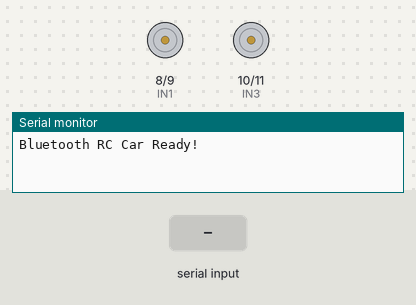
Recording of a sketch running on a simulated Arduino Uno, built with avr-gcc and run on an emulated ATmega328P. Shown: motor-driver pin pairs drawn as motors (green arrow = first pin HIGH = forward, orange = second pin HIGH = backward, longer = more drive, scaled by the enable pin), the last lines printed to the serial monitor. Inputs (shaded band) come from the test bench.

Above: at 1.2 s.
1.3 s: "F" received over the second serial link
At 2.1 s:
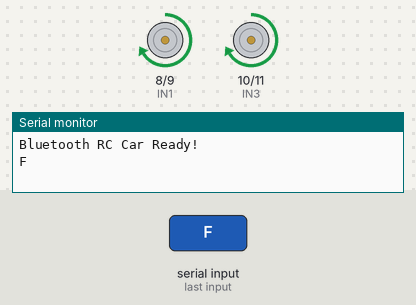
2.8 s: "B" received over the second serial link
At 3.2 s:
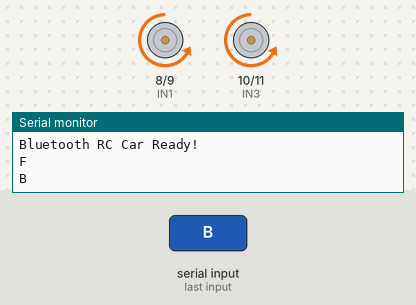
4.3 s: "L" received over the second serial link
At 5.5 s:
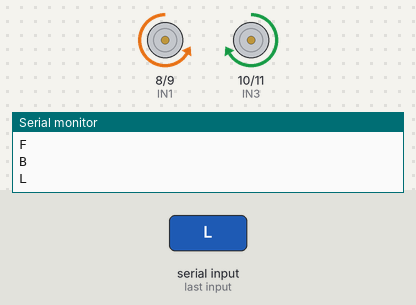
5.8 s: "R" received over the second serial link
At 6.7 s:
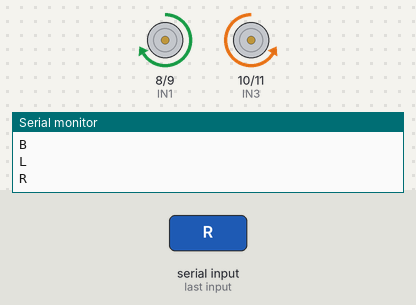
Timing chart, 0 to 8.3 s (numbered marks = the images above; inputs shaded):
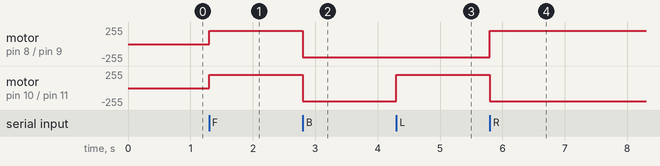

Measured:
- after the input at 1.3 s, motor on pin 8 (IN1) / pin 9 (IN2), motor on pin 10 (IN3) / pin 11 (IN4): stopped → forward 200/255 at once
- after the input at 2.8 s, motor on pin 8 (IN1) / pin 9 (IN2), motor on pin 10 (IN3) / pin 11 (IN4): forward 200/255 → backward 200/255 at once
- after the input at 4.3 s, motor on pin 10 (IN3) / pin 11 (IN4): backward 200/255 → forward 200/255 at once
- after the input at 5.8 s, motor on pin 8 (IN1) / pin 9 (IN2): backward 200/255 → forward 200/255 at once; motor on pin 10 (IN3) / pin 11 (IN4): forward 200/255 → backward 200/255 at once

The sketch:

RC-CAR.ino
```cpp
// Arduino Bluetooth Controlled RC Car
// Arduino UNO + L298N + HC-05

// Motor Driver Pins
int IN1 = 8;
int IN2 = 9;
int IN3 = 10;
int IN4 = 11;

int ENA = 5;
int ENB = 6;

// Bluetooth Pins
#include <SoftwareSerial.h>
SoftwareSerial BT(2, 3); // RX, TX

void setup() {
  pinMode(IN1, OUTPUT);
  pinMode(IN2, OUTPUT);
  pinMode(IN3, OUTPUT);
  pinMode(IN4, OUTPUT);

  pinMode(ENA, OUTPUT);
  pinMode(ENB, OUTPUT);

  Serial.begin(9600);
  BT.begin(9600);

  analogWrite(ENA, 200);
  analogWrite(ENB, 200);

  stopCar();

  Serial.println("Bluetooth RC Car Ready!");
}

void loop() {
  if (BT.available()) {
    char command = BT.read();

    Serial.println(command);

    switch (command) {
      case 'F':
      case 'f':
        forward();
        break;

      case 'B':
      case 'b':
        backward();
        break;

      case 'L':
      case 'l':
        left();
        break;

      case 'R':
      case 'r':
        right();
        break;

      case 'S':
      case 's':
        stopCar();
        break;
    }
  }
}

void forward() {
  digitalWrite(IN1, HIGH);
  digitalWrite(IN2, LOW);
  digitalWrite(IN3, HIGH);
  digitalWrite(IN4, LOW);
}

void backward() {
  digitalWrite(IN1, LOW);
  digitalWrite(IN2, HIGH);
  digitalWrite(IN3, LOW);
  digitalWrite(IN4, HIGH);
}

void left() {
  digitalWrite(IN1, LOW);
  digitalWrite(IN2, HIGH);
  digitalWrite(IN3, HIGH);
  digitalWrite(IN4, LOW);
}

void right() {
  digitalWrite(IN1, HIGH);
  digitalWrite(IN2, LOW);
  digitalWrite(IN3, LOW);
  digitalWrite(IN4, HIGH);
}

void stopCar() {
  digitalWrite(IN1, LOW);
  digitalWrite(IN2, LOW);
  digitalWrite(IN3, LOW);
  digitalWrite(IN4, LOW);
}
```
